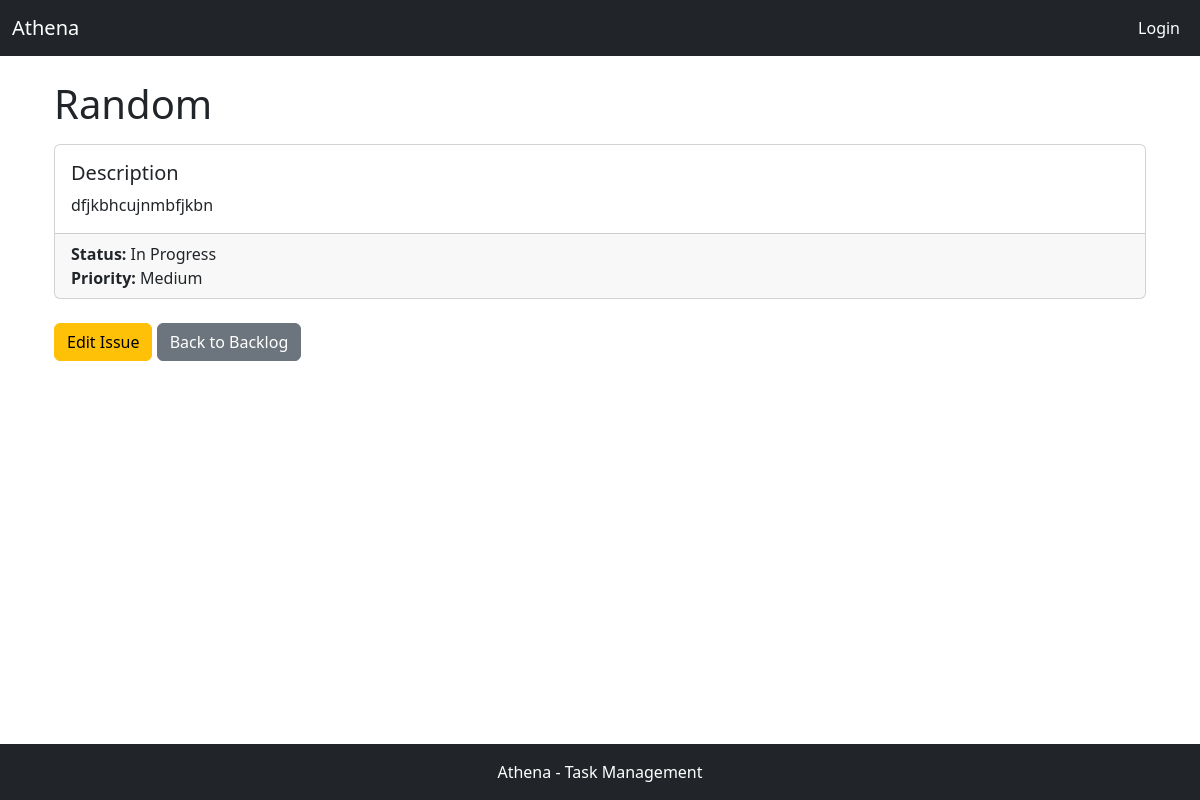
Before: /tickets/issue/3/ with the older database file.
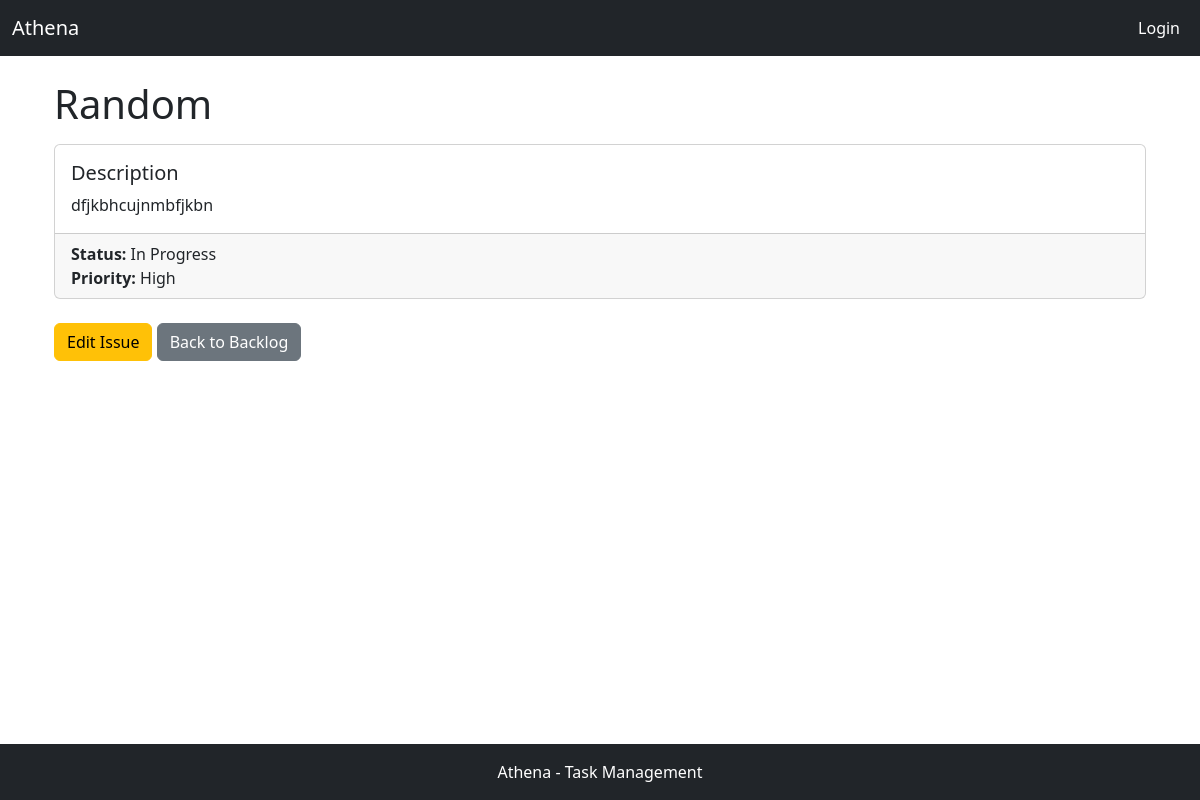
After: the same page with the newer database file.
### apps/tickets/models.py (models this page shows, shortened)
class Issue(models.Model):
    STATUS_CHOICES = [
        ("TODO", "To Do"),
        ("IN_PROGRESS", "In Progress"),
        ("DONE", "Done"),
    ]
    PRIORITY_CHOICES = [
        ("LOW", "Low"),
        ("MEDIUM", "Medium"),
        ("HIGH", "High"),
    ]
    title = models.CharField(max_length=200)
    description = models.TextField()
    priority = models.CharField(
        max_length=12,
        choices=PRIORITY_CHOICES,
        default="Medium",
        null=False,
        blank=False,  # Ensure that blank or null values are not allowed
    )
    status = models.CharField(
        max_length=12,
        choices=STATUS_CHOICES,
        default="TODO",
        null=False,
        blank=False,  # Ensure that blank or null values are not allowed
    )
    project = models.ForeignKey(Project, on_delete=models.CASCADE)
    created_at = models.DateTimeField(auto_now_add=True)
    updated_at = models.DateTimeField(auto_now=True)

### apps/tickets/views.py (the view)
# urls.py: path('issue/<int:issue_id>/', views.issue_detail_view, name='issue_detail_view'),
def issue_detail_view(request, issue_id):
    issue = Issue.objects.get(id=issue_id)
    return render(request, 'tickets/issue_detail.html', {'issue': issue})

### apps/tickets/templates/tickets/issue_detail.html (shortened to what this page needs)
{% extends "base.html" %}
{% block content %}
<div class="container mt-4">
    <h1 class="mb-3">{{ issue.title }}</h1>
    <div class="card mb-4">
        <div class="card-body">
            <h5 class="card-title">Description</h5>
            <p class="card-text">{{ issue.description }}</p>
        </div>
        <div class="card-footer">
            <p class="mb-0"><strong>Status:</strong> {{ issue.get_status_display }}</p>
            <p class="mb-0"><strong>Priority:</strong> {{ issue.get_priority_display }}</p>
        </div>
    </div>
    <a href="{% url 'issue_update_view' issue.id %}" class="btn btn-warning">Edit Issue</a>
    <a href="{% url 'backlog_view' issue.project.id %}" class="btn btn-secondary">Back to Backlog</a>
</div>
{% endblock %}

Changed rows visible on the page:
changed Issue "Random": priority "Medium" → "High"
